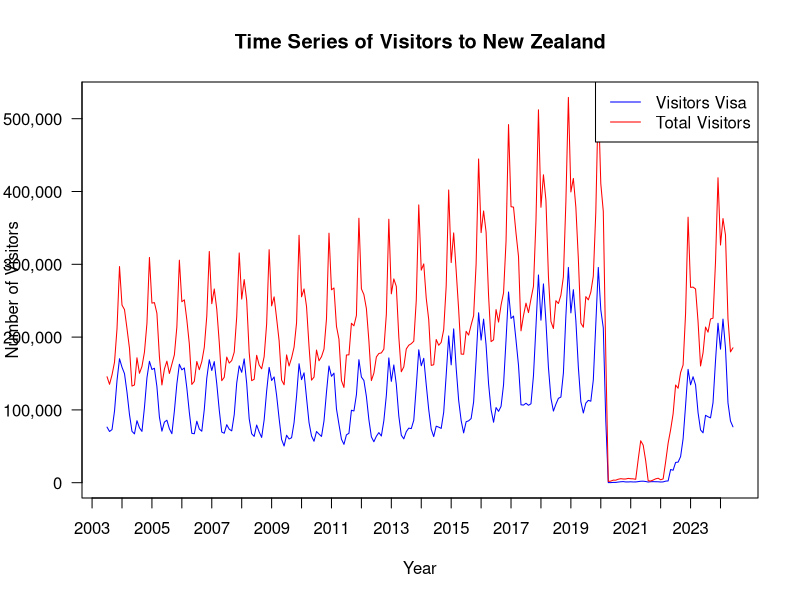
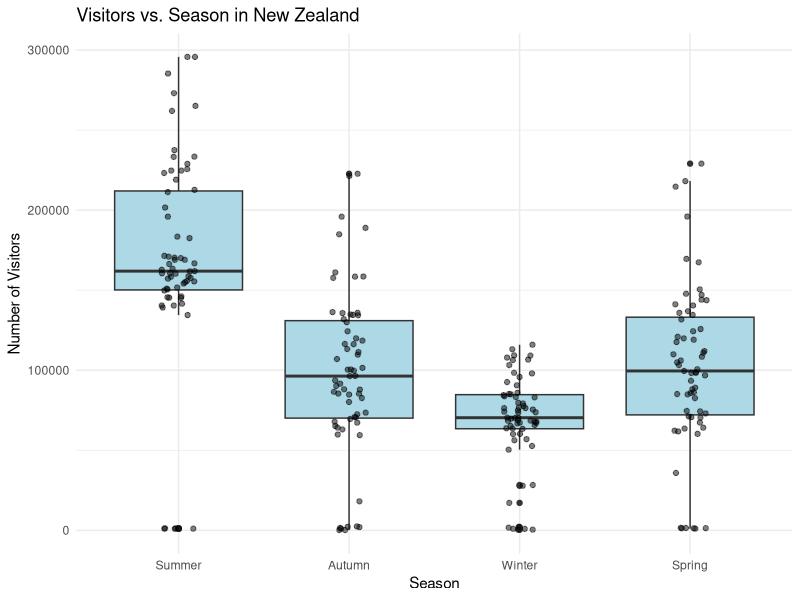
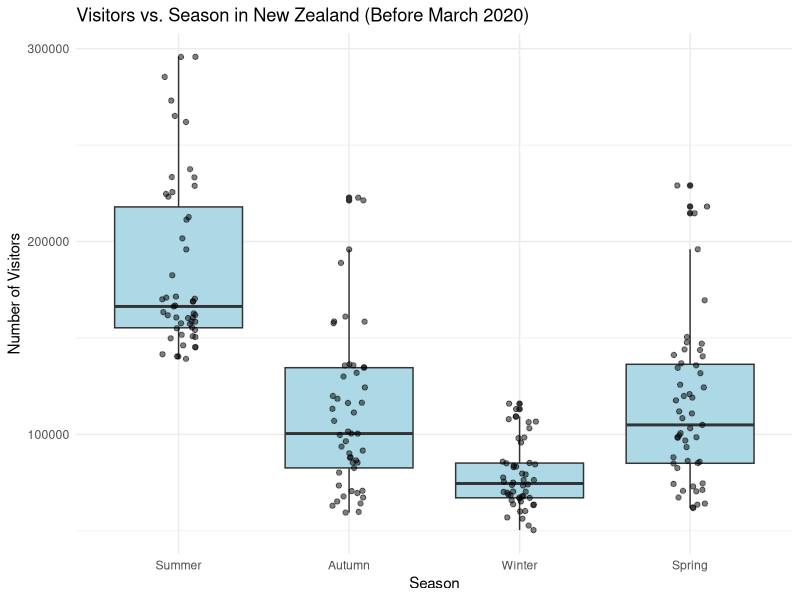

Source code (R) for these figures, in order:
options(scipen = 999)

library(ggplot2)

ts_df <- read.csv('Timespan.csv')

colnames(ts_df)[1] <- "Year Month"
colnames(ts_df) <- ts_df[1, ]
ts_df <- ts_df[-1, ]

ts_df_total <- ts_df[, -c(2:64)]

colnames(ts_df_total)[1] <- "Year_Month"

ts_df_total$`Year_Month` <- as.character(ts_df_total$`Year_Month`)

ts_df_total$Year <- as.numeric(substr(ts_df_total$`Year_Month`, 1, 4))
ts_df_total$Month <- as.numeric(substr(ts_df_total$`Year_Month`, 6, 7))

ts_df_total$`Year Month` <- as.Date(paste(ts_df_total$Year, ts_df_total$Month, "01", sep = "-"), format = "%Y-%m-%d")

ts_df_total$Visitor <- as.numeric(ts_df_total$Visitor)
ts_df_total$TOTAL <- as.numeric(ts_df_total$TOTAL)

start_year <- 2003
start_month <- 7
ts_visitor <- ts(ts_df_total$Visitor, start = c(start_year, start_month), frequency = 12)
ts_total <- ts(ts_df_total$TOTAL, start = c(start_year, start_month), frequency = 12)

# ts plot
plot(ts_visitor, col = "blue", ylim = range(c(ts_visitor, ts_total)),
     ylab = "Number of Visitors", xlab = "Year", main = "Time Series of Visitors to New Zealand",
     xaxt = "n", yaxt = "n")

axis(2, at = pretty(range(c(ts_visitor, ts_total))),
     labels = format(pretty(range(c(ts_visitor, ts_total))), big.mark = ","), las = 1)

years <- seq(start_year, 2024, by = 1)
axis(1, at = years, labels = years)

lines(ts_total, col = "red")
legend("topright", legend = c("Visitors Visa", "Total Visitors"),
       col = c("blue", "red"), lty = 1)

#recovery percentage


# lm on season (whole time span)
get_season <- function(month) {
  if (month %in% c(12, 1, 2)) {
    return("Summer")
  } else if (month %in% c(3, 4, 5)) {
    return("Autumn")
  } else if (month %in% c(6, 7, 8)) {
    return("Winter")
  } else {
    return("Spring")
  }
}

ts_df_total$Season <- sapply(ts_df_total$Month, get_season)

ts_df_total$Season <- factor(ts_df_total$Season, levels = c("Summer", "Autumn", "Winter", "Spring"))

visitor_lm <- lm(Visitor ~ Season, data = ts_df_total)

summary(visitor_lm)

ggplot(ts_df_total, aes(x = Season, y = Visitor)) +
  geom_boxplot(fill = "lightblue") + 
  geom_point(position = position_jitter(width = 0.1), alpha = 0.5) +  
  geom_smooth(method = "lm", se = FALSE, col = "red") + 
  labs(title = "Visitors vs. Season in New Zealand",
       x = "Season",
       y = "Number of Visitors") +
  theme_minimal()


##lm prior covid
ts_df_filtered <- subset(ts_df_total, `Year Month` <= as.Date("2020-03-01"))
ts_df_filtered$Season <- sapply(ts_df_filtered$Month, get_season)


ts_df_filtered$Season <- factor(ts_df_filtered$Season, levels = c("Summer", "Autumn", "Winter", "Spring"))

visitor_lm_filtered <- lm(Visitor ~ Season, data = ts_df_filtered)

summary(visitor_lm_filtered)

ggplot(ts_df_filtered, aes(x = Season, y = Visitor)) +
  geom_boxplot(fill = "lightblue") +  
  geom_point(position = position_jitter(width = 0.1), alpha = 0.5) +  
  geom_smooth(method = "lm", se = FALSE, col = "red") +  
  labs(title = "Visitors vs. Season in New Zealand (Before March 2020)",
       x = "Season",
       y = "Number of Visitors") +
  theme_minimal()
